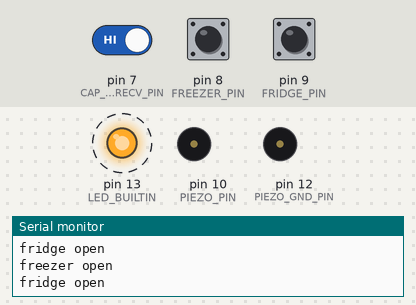
Recording of a sketch running on a simulated Arduino Uno, built with avr-gcc and run on an emulated ATmega328P. Shown: output pins drawn as LEDs (lit = HIGH), buzzer (waves = sounding, pin HIGH), the last lines printed to the serial monitor. Dashed ring = blinking. The test bench sets the inputs (shaded band); at power-on: pin 9 (FRIDGE_PIN) HIGH, pin 7 (CAP_SENS_RECV_PIN) HIGH, pin 8 (FREEZER_PIN) HIGH.

Above: at 0.81 s.
1.3 s: pin 9 (FRIDGE_PIN) pulled LOW for 3.2 s
6.0 s: pin 7 (CAP_SENS_RECV_PIN) driven LOW
At 6.24 s:
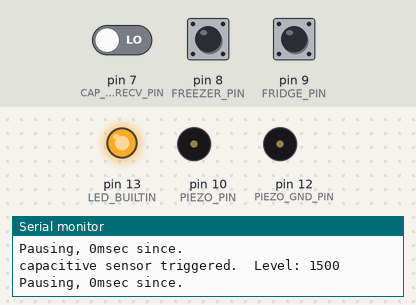
9.0 s: pin 7 (CAP_SENS_RECV_PIN) driven HIGH
Timing chart, 0 to 12.0 s (numbered marks = the images above; inputs shaded):
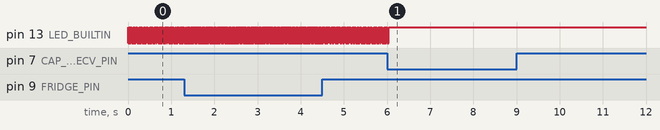

Measured:
- after the input at 6.0 s, pin 13 (LED_BUILTIN): goes on until 6.0 s, then stays HIGH
- by itself, pin 13 (LED_BUILTIN): alternates HIGH for 0.01 s and LOW for 0.01 s

The sketch:

freezer_buzzer.ino
```cpp
#include <CapacitiveSensor.h>

#define FREEZER_PIN 8 // HIGH is open
#define FRIDGE_PIN 9 // HIGH is open
#define PIEZO_PIN 10
#define PIEZO_GND_PIN 12

#define FREEZER_WAIT_MS 20000
#define FRIDGE_WAIT_MS 20000

#define FREEZER_FREQ_1 300
#define FREEZER_FREQ_2 240
#define FRIDGE_FREQ_1 200
#define FRIDGE_FREQ_2 160

#define CYCLEMS 1000
#define ALARM_TIME_MS 3000
#define ALARM_WAIT 2000

#define PAUSE_MS 120000
#define BUTTON_PIN -1 // if negative, use capacitive sensing instead
#define BUTTON_GND_PIN 1
#define CAP_SENS_SEND_PIN 2
#define CAP_SENS_RECV_PIN 7
#define CS_THRESH 1000

CapacitiveSensor cs = CapacitiveSensor(CAP_SENS_SEND_PIN, CAP_SENS_RECV_PIN);


long last_button_press;
unsigned long freezer_last_closed_millis = 0 , fridge_last_closed_millis = 0;

void setup() {
  Serial.begin(9600);

  pinMode(LED_BUILTIN, OUTPUT);
  digitalWrite(LED_BUILTIN, LOW);

  pinMode(FREEZER_PIN, INPUT_PULLUP);
  pinMode(FRIDGE_PIN, INPUT_PULLUP);

  pinMode(PIEZO_PIN, OUTPUT);
  digitalWrite(PIEZO_PIN, LOW);

  pinMode(PIEZO_GND_PIN, OUTPUT);
  digitalWrite(PIEZO_GND_PIN, LOW);

  if (BUTTON_PIN > 0) {
    pinMode(BUTTON_GND_PIN, OUTPUT);
    digitalWrite(BUTTON_GND_PIN, LOW);
    pinMode(BUTTON_PIN, INPUT_PULLUP);
    attachInterrupt(digitalPinToInterrupt(BUTTON_PIN), buttonPressed, LOW);
  } else {
    cs.set_CS_Timeout_Millis(500);
    cs.reset_CS_AutoCal();
  }
  last_button_press = millis() - PAUSE_MS - 1;

  Serial.println("Setup complete.");
}

void loop() {
  unsigned long currentMillis = millis();

  if (BUTTON_PIN < 0) {
    // capacitive sensing mode
    long csVal = cs.capacitiveSensor(10);
    if ((csVal > CS_THRESH) || (csVal == -2)) {
      Serial.print("capacitive sensor triggered.  Level: ");
      Serial.println(csVal);
      //buttonPressed();
      last_button_press = currentMillis;
    }
  }

  if ((currentMillis - last_button_press) < PAUSE_MS) {
    Serial.print("Pausing, ");
    Serial.print(currentMillis - last_button_press);
    Serial.println("msec since.");
    digitalWrite(LED_BUILTIN, HIGH);
    delay(100);
    digitalWrite(LED_BUILTIN, LOW);
    return;
  }

  if (digitalRead(FREEZER_PIN) == HIGH) {
    // freezer is open
    Serial.println("freezer open");
    blink(LED_BUILTIN, 20, 3);
    if ((currentMillis - freezer_last_closed_millis) > FREEZER_WAIT_MS) {
    Serial.println("freezer alarm!");
      // freezer alarm!
      twoTone(PIEZO_PIN, FREEZER_FREQ_1, FREEZER_FREQ_2, CYCLEMS, ALARM_TIME_MS, FREEZER_PIN);
      if (ALARM_WAIT) {
        delay(ALARM_WAIT);
      }
    }
  } else {
    Serial.println("freezer closed");
    freezer_last_closed_millis = currentMillis;
  }

  if (digitalRead(FRIDGE_PIN) == HIGH) {
    // fridge is open
    Serial.println("fridge open");
    blink(LED_BUILTIN, 60, 1);
    if ((currentMillis - fridge_last_closed_millis) > FRIDGE_WAIT_MS) {
      // fridge alarm!
    Serial.println("fridge alarm!");
      twoTone(PIEZO_PIN, FRIDGE_FREQ_1, FRIDGE_FREQ_2, CYCLEMS, ALARM_TIME_MS, FRIDGE_PIN);
      if (ALARM_WAIT) {
        delay(ALARM_WAIT);
      }
    }
  } else {
    Serial.println("fridge closed");
    fridge_last_closed_millis = currentMillis;
  }
}

void buttonPressed() {
  last_button_press = millis();
}

void twoTone(uint8_t pin, unsigned int freq1, unsigned int freq2, unsigned long cyclems, unsigned long totalms, int pin_to_check_for_low) {
  unsigned long cycleStart, start, halfcyclems;
  int ontone = 0;

  halfcyclems = cyclems/2;

  start = millis();
  cycleStart = start-cyclems-1;  // make the first one always trigger tone 1
  while ((millis() - start) < totalms) {
    if (pin_to_check_for_low>0) {
      if (digitalRead(pin_to_check_for_low) == LOW) {
        break;
      }
    }
    unsigned long dcycle = millis() - cycleStart;
    if (dcycle > cyclems) {
      ontone = 1;
      tone(pin, freq1);
      cycleStart = millis();
    } else if ((dcycle > halfcyclems) && (ontone < 2)) {
      tone(pin, freq2);
      ontone = 2;
    }
  }
  noTone(pin);
}

void blink(uint8_t ledpin, unsigned long cyclems, unsigned int ntimes) {
  for (int i=0;i < ntimes;i++) {
    digitalWrite(ledpin, HIGH);
    delay(cyclems/2);
    digitalWrite(ledpin, LOW);
    delay(cyclems/2);
  }
}
```
